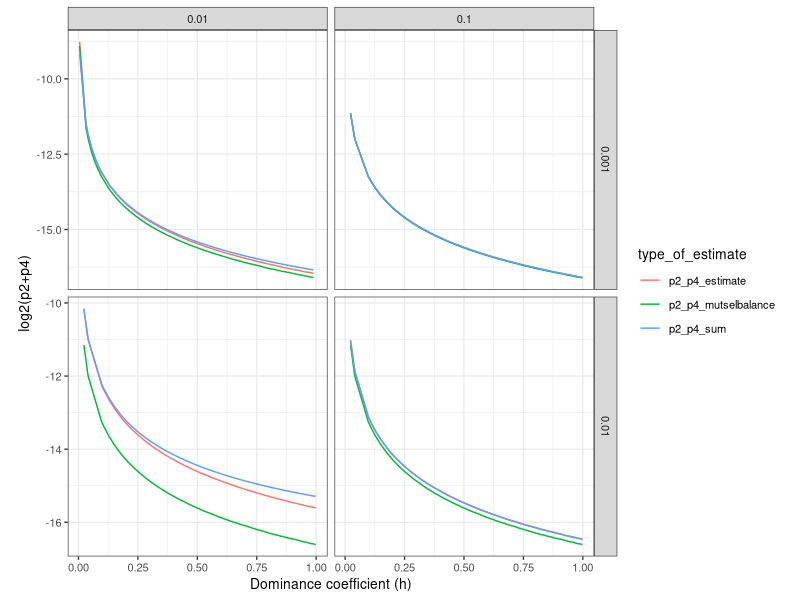
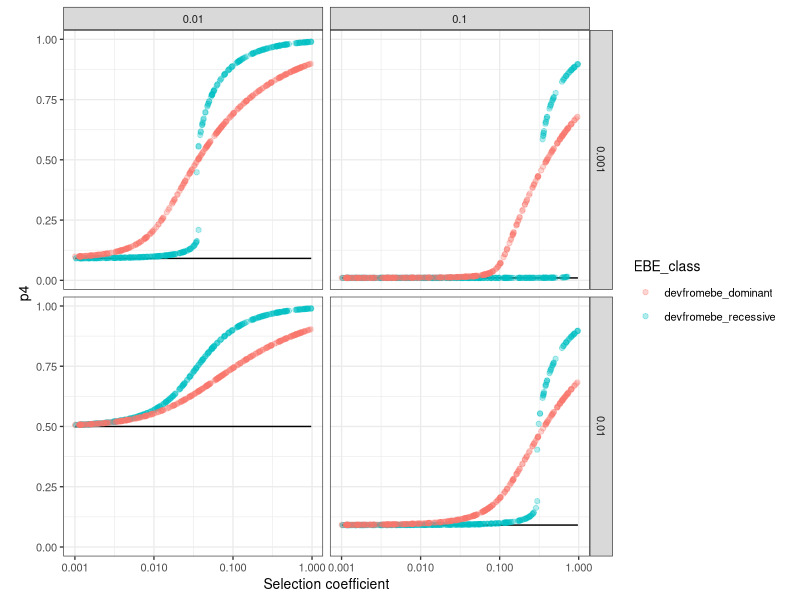

Write R code to recreate these figures, in order.
library(tidyverse)

setwd("/Users/amywebster/OneDrive - University Of Oregon/Aim2")

model_dominanceCoeff<-read.csv("model_DominanceCoeff.csv",header = T)

model_dominanceCoeff_2<-model_dominanceCoeff[,c(3,4,15,21,22,23)]

pivot_model_dom<-model_dominanceCoeff_2%>%
  pivot_longer(cols = c(4,5,6),names_to = "type_of_estimate",values_to = "equil")

ggplot(pivot_model_dom,aes(x=h,y=log2(equil),color=type_of_estimate))+
  geom_line()+facet_grid(epimutation_rate~backepi_rate,scales = "free_y")+
  theme_bw(base_size = 10)+theme(aspect.ratio = 1)+
  labs(x="Dominance coefficient (h)",y="log2(p2+p4)")

#Deviation from EBE

EBE_deviation<-read.csv("model_deviationfromEBE2.csv",header = T)
head(EBE_deviation)
ggplot(EBE_deviation,aes(x=w44-w22,y=p4,color=EBE_class))+
  geom_line(data=EBE_deviation,aes(x=w44-w22,y=EBE_exp),color="black")+
  geom_point(alpha=0.3)+facet_grid(epimutation~back_epimutation)+
  theme_bw(base_size = 10)+theme(aspect.ratio = 1)+
  scale_x_continuous(trans='log10')+
  labs(x="Selection coefficient",y="p4")

#EBE_dev_hcoeff<-read.csv("model_deviationfromEBE_hcoeff.csv",header = T)
#head(EBE_dev_hcoeff)
#ggplot(EBE_dev_hcoeff,aes(x=h,y=p4))+
#  geom_point()+
#  geom_line(data=EBE_dev_hcoeff,aes(x=h,y=EBE_exp),color="pink")+
#  facet_grid(epimutation~back_epimutation)+
#  theme_bw(base_size = 10)+theme(aspect.ratio = 1)





